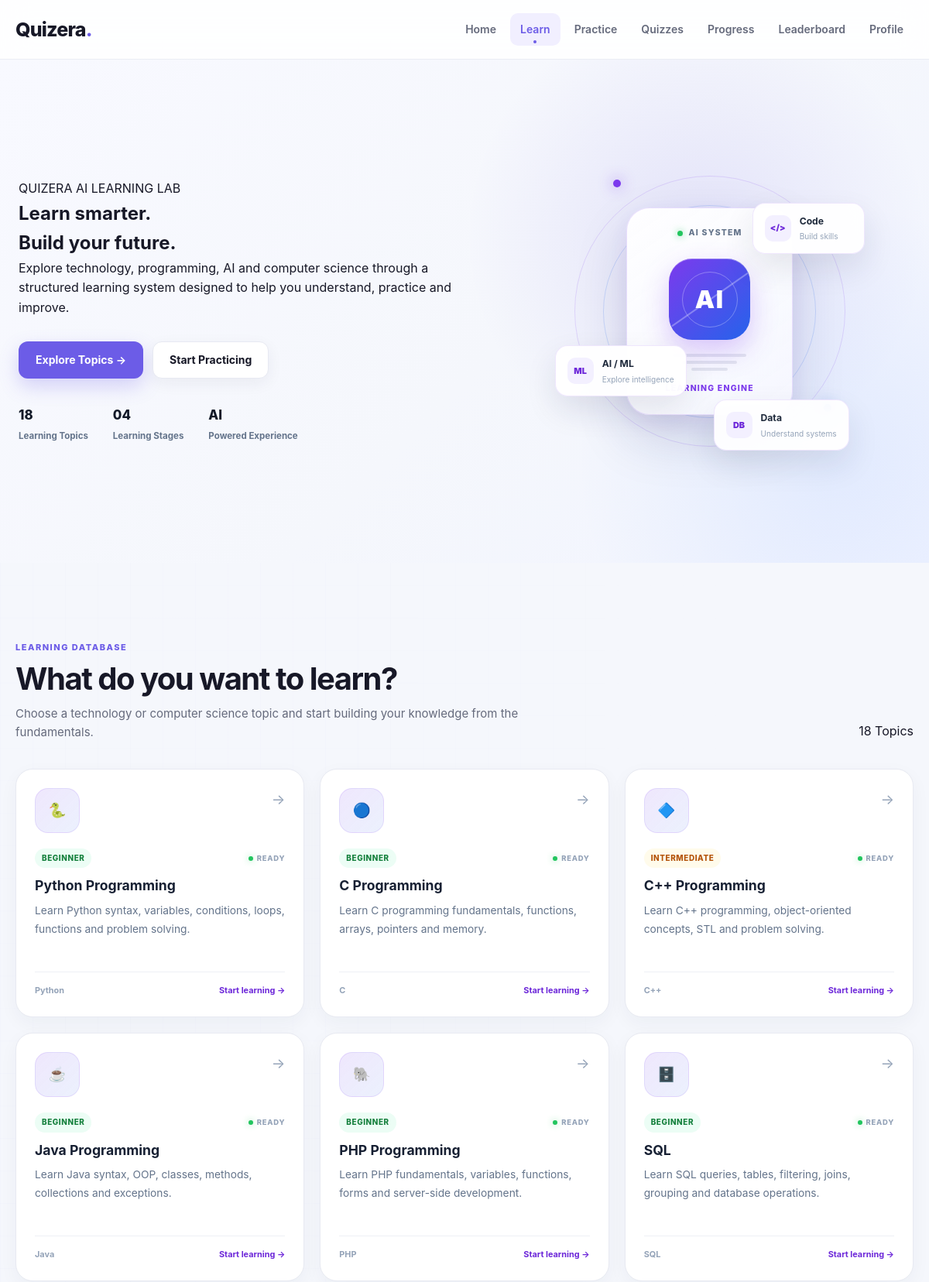
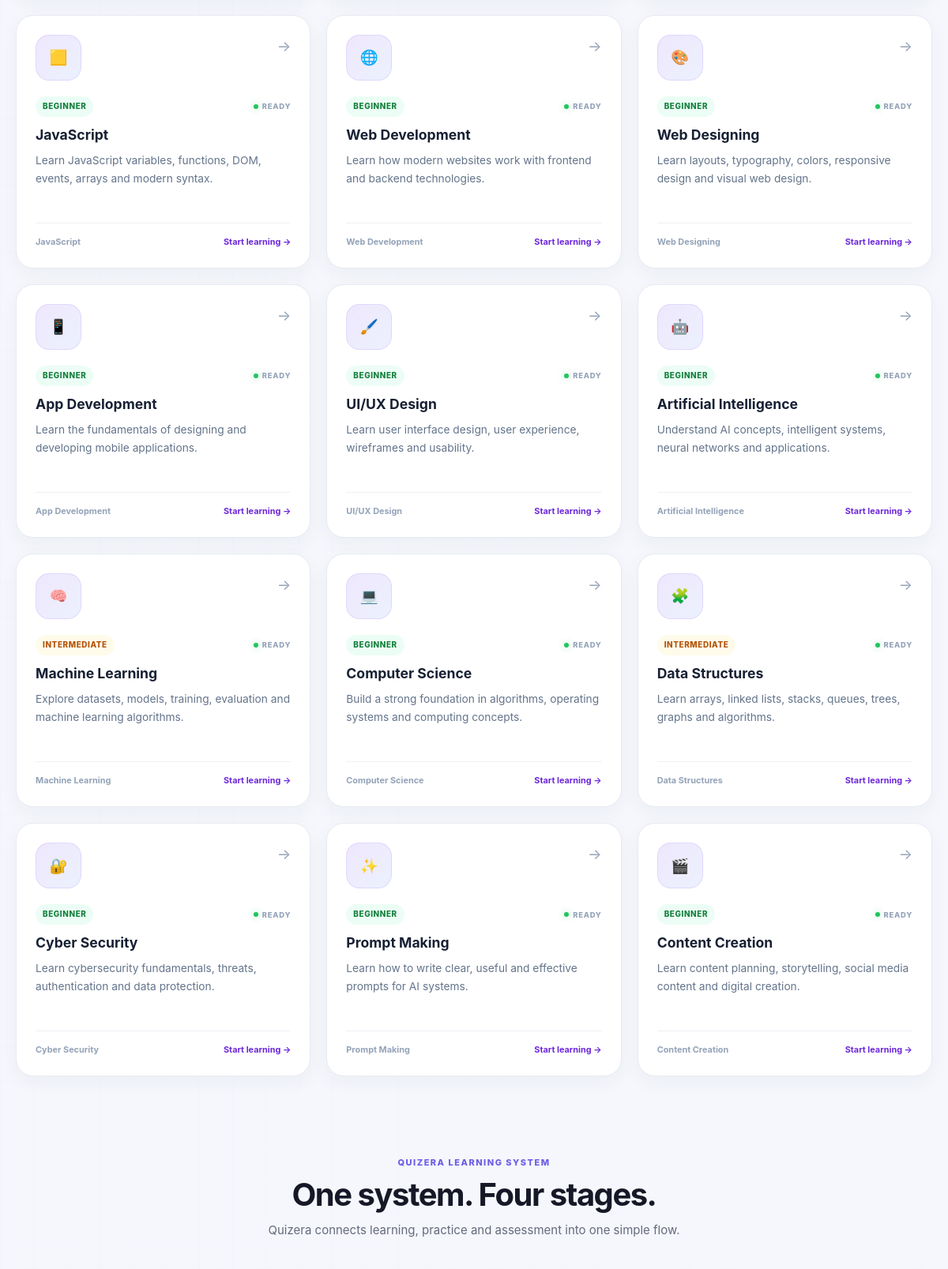
Page /learn (upper part) on the committed database (2 pictures, top to bottom).
### tables this page shows
CREATE TABLE learning_topics (
            id INTEGER PRIMARY KEY AUTOINCREMENT,
            title TEXT NOT NULL,
            description TEXT,
            category TEXT NOT NULL,
            level TEXT DEFAULT 'Beginner',
            icon TEXT DEFAULT '📚'
        );

### app.py (the view)
@app.route("/learn")
def learn():
    category = request.args.get("category")
    db = get_db()
    if category:
        topics = db.execute("""
            SELECT *
            FROM learning_topics
            WHERE category = ?
            ORDER BY id
        """, (category,)).fetchall()
    else:
        topics = db.execute("""
            SELECT *
            FROM learning_topics
            ORDER BY id
        """).fetchall()
    db.close()
    return render_template(
        "learn.html",
        topics=topics,
        selected_category=category
    )

### app.py (called while the page is built)
def get_db():
    connection = sqlite3.connect(DATABASE)
    connection.row_factory = sqlite3.Row
    return connection

### templates/learn.html (shortened to what this page needs)
<!DOCTYPE html>
<html lang="en">
<head>
    <link
        rel="stylesheet"
        href="{{ url_for('static', filename='css/style.css') }}"
    >
</head>
<body>
<nav class="navbar">
    <div class="navbar-container">
        <a
            href="{{ url_for('home') }}"
            class="logo"
        >
            Quizera<span>.</span>
        </a>
        <div class="nav-links">
            <a href="{{ url_for('home') }}">
                Home
            </a>
            <a
                href="{{ url_for('learn') }}"
                class="active"
            >
                Learn
            </a>
            <a href="{{ url_for('practice') }}">
                Practice
            </a>
            <a href="{{ url_for('quizzes') }}">
                Quizzes
            </a>
            <a href="{{ url_for('progress') }}">
                Progress
            </a>
            <a href="{{ url_for('leaderboard') }}">
                Leaderboard
            </a>
            <a href="{{ url_for('profile') }}">
                Profile
            </a>
        </div>
    </div>
</nav>
<main>
<section class="ai-hero">
    <div class="ai-grid"></div>
    <div class="ai-hero-container">
        <div class="ai-hero-content">
            <div class="ai-hero-badge">
                QUIZERA AI LEARNING LAB
            </div>
            <h1>
                Learn smarter.
                <br>
                <span>Build your future.</span>
            </h1>
            <p>
                Explore technology, programming, AI and computer
                science through a structured learning system
                designed to help you understand, practice and improve.
            </p>
            <div class="hero-actions">
                <a
                    href="#topics"
                    class="btn btn-primary"
                >
                    Explore Topics →
                </a>
                <a
                    href="{{ url_for('practice') }}"
                    class="btn btn-secondary"
                >
                    Start Practicing
                </a>
            </div>
            <div class="ai-hero-mini-stats">
                <div>
                    <strong>{{ topics|length }}</strong>
                    <span>Learning Topics</span>
                </div>
                <div>
                    <strong>04</strong>
                    <span>Learning Stages</span>
                </div>
                <div>
                    <strong>AI</strong>
                    <span>Powered Experience</span>
                </div>
            </div>
        </div>
        <div class="hero-visual">
            <div class="learn-ai-orbit">
                <div class="learn-orbit-ring learn-ring-one"></div>
                <div class="learn-orbit-ring learn-ring-two"></div>
                <div class="learn-orbit-dot learn-dot-one"></div>
                <div class="learn-ai-core">
                    <div class="learn-core-top">
                        <span class="learn-core-status"></span>
                        <span>
                            AI SYSTEM
                        </span>
                    </div>
                    <div class="learn-core-icon">
                        AI
                    </div>
                    <div class="learn-core-lines">
                        <span></span>
                        <span></span>
                        <span></span>
                    </div>
                    <div class="learn-core-label">
                        LEARNING ENGINE
                    </div>
                </div>
                <div class="learn-floating-card learn-card-one">
                    <span class="learn-card-icon">
                        &lt;/&gt;
                    </span>
                    <div>
                        <strong>Code</strong>
                        <small>Build skills</small>
                    </div>
                </div>
                <div class="learn-floating-card learn-card-two">
                    <span class="learn-card-icon">
                        ML
                    </span>
                    <div>
                        <strong>AI / ML</strong>
                        <small>Explore intelligence</small>
                    </div>
                </div>
                <div class="learn-floating-card learn-card-three">
                    <span class="learn-card-icon">
                        DB
                    </span>
                    <div>
                        <strong>Data</strong>
                        <small>Understand systems</small>
                    </div>
                </div>
            </div>
        </div>
    </div>
</section>
<section
    class="section ai-learn-topics-section"
    id="topics"
>
    <div class="section-header">
        <div>
            <span class="section-label">
                LEARNING DATABASE
            </span>
            <h2>
                What do you want to learn?
            </h2>
            <p>
                Choose a technology or computer science topic
                and start building your knowledge from the fundamentals.
            </p>
        </div>
        <div class="badge badge-primary">
            {{ topics|length }} Topics
        </div>
    </div>
    <div class="ai-learn-topic-grid">
        {% for topic in topics %}
        <a
            href="{{ url_for('learn_topic', topic_id=topic.id) }}"
            class="ai-learn-topic-card"
        >
            <div class="ai-learn-topic-top">
                <div class="ai-learn-topic-icon">
                    {{ topic.icon }}
                </div>
                <span class="ai-topic-arrow">
                    →
                </span>
            </div>
            <div class="ai-topic-level-row">
                <span
                    class="
                    {% if topic.level == 'Intermediate' %}
                        ai-level-intermediate
                    {% elif topic.level == 'Advanced' %}
                        ai-level-advanced
                    {% else %}
                        ai-level-beginner
                    {% endif %}
                    "
                >
                    {{ topic.level }}
                </span>
                <span class="ai-topic-signal">
                    <i></i>
                    READY
                </span>
            </div>
            <h3>
                {{ topic.title }}
            </h3>
            <p>
                {{ topic.description }}
            </p>
            <div class="ai-topic-footer">
                <span>
                    {{ topic.category }}
                </span>
                <span>
                    Start learning
                    →
                </span>
            </div>
        </a>
        {% endfor %}
    </div>
</section>
<section class="section">
    <div class="section-header center">
        <div>
            <span class="section-label">
                QUIZERA LEARNING SYSTEM
            </span>
            <h2>
                One system. Four stages.
            </h2>
            <p>
                Quizera connects learning, practice and assessment
                into one simple flow.
            </p>
        </div>
    </div>
</section>
</main>
</body>
</html>

### rows in the picture
learning_topics: icon "🐍", level "BEGINNER", title "Python Programming", description "Learn Python syntax, variables, conditions, loops, functions and problem solving.", category "Python"
learning_topics: icon "🔵", level "BEGINNER", title "C Programming", description "Learn C programming fundamentals, functions, arrays, pointers and memory.", category "C"
learning_topics: icon "🔷", level "INTERMEDIATE", title "C++ Programming", description "Learn C++ programming, object-oriented concepts, STL and problem solving.", category "C++"
learning_topics: icon "☕", level "BEGINNER", title "Java Programming", description "Learn Java syntax, OOP, classes, methods, collections and exceptions.", category "Java"
learning_topics: icon "🐘", level "BEGINNER", title "PHP Programming", description "Learn PHP fundamentals, variables, functions, forms and server-side development.", category "PHP"
learning_topics: icon "🗄️", level "BEGINNER", title "SQL", description "Learn SQL queries, tables, filtering, joins, grouping and database operations.", category "SQL"
learning_topics: icon "🟨", level "BEGINNER", title "JavaScript", description "Learn JavaScript variables, functions, DOM, events, arrays and modern syntax.", category "JavaScript"
learning_topics: icon "🌐", level "BEGINNER", title "Web Development", description "Learn how modern websites work with frontend and backend technologies.", category "Web Development"
learning_topics: icon "🎨", level "BEGINNER", title "Web Designing", description "Learn layouts, typography, colors, responsive design and visual web design.", category "Web Designing"
learning_topics: icon "📱", level "BEGINNER", title "App Development", description "Learn the fundamentals of designing and developing mobile applications.", category "App Development"
learning_topics: icon "🖌️", level "BEGINNER", title "UI/UX Design", description "Learn user interface design, user experience, wireframes and usability.", category "UI/UX Design"
learning_topics: icon "🤖", level "BEGINNER", title "Artificial Intelligence", description "Understand AI concepts, intelligent systems, neural networks and applications.", category "Artificial Intelligence"
learning_topics: icon "🧠", level "INTERMEDIATE", title "Machine Learning", description "Explore datasets, models, training, evaluation and machine learning algorithms.", category "Machine Learning"
learning_topics: icon "💻", level "BEGINNER", title "Computer Science", description "Build a strong foundation in algorithms, operating systems and computing concepts.", category "Computer Science"
learning_topics: icon "🧩", level "INTERMEDIATE", title "Data Structures", description "Learn arrays, linked lists, stacks, queues, trees, graphs and algorithms.", category "Data Structures"
learning_topics: icon "🔐", level "BEGINNER", title "Cyber Security", description "Learn cybersecurity fundamentals, threats, authentication and data protection.", category "Cyber Security"
learning_topics: icon "✨", level "BEGINNER", title "Prompt Making", description "Learn how to write clear, useful and effective prompts for AI systems.", category "Prompt Making"
learning_topics: icon "🎬", level "BEGINNER", title "Content Creation", description "Learn content planning, storytelling, social media content and digital creation.", category "Content Creation"

### other values in the picture
{{ topics|length }} "18"
